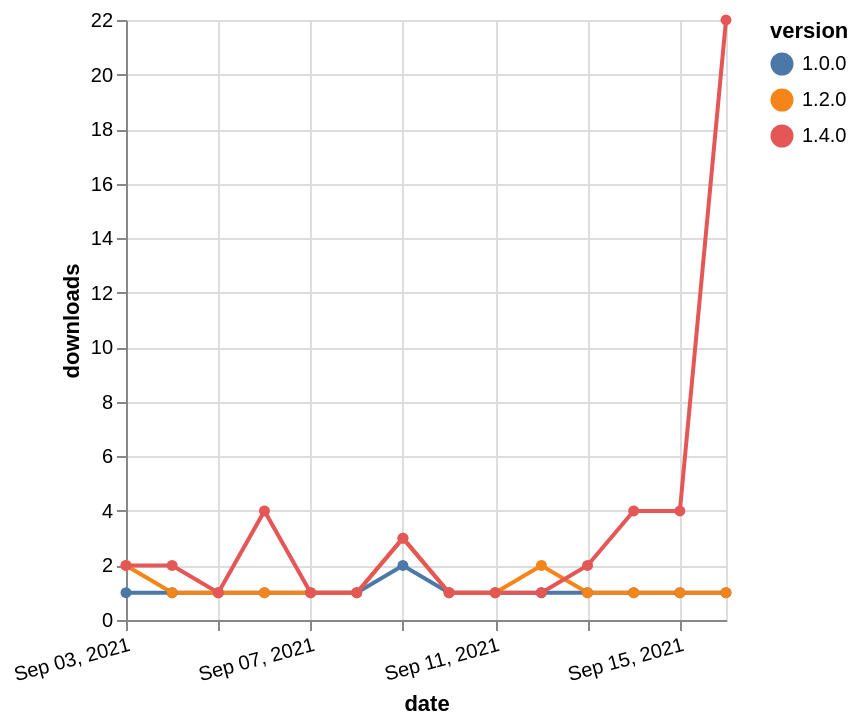

This figure's Vega-Lite source:
### Vega-Lite specification from a JSON file in a GitHub repository (floating-point values rounded to 4 significant figures)
{"$schema": "https://vega.github.io/schema/vega-lite/v5.json", "description": "A simple bar chart with embedded data.", "data": {"values": [{"date": "2021-09-03", "total": 191, "delta": 1, "version": "1.0.0"}, {"date": "2021-09-04", "total": 192, "delta": 1, "version": "1.0.0"}, {"date": "2021-09-05", "total": 193, "delta": 1, "version": "1.0.0"}, {"date": "2021-09-06", "total": 194, "delta": 1, "version": "1.0.0"}, {"date": "2021-09-07", "total": 195, "delta": 1, "version": "1.0.0"}, {"date": "2021-09-08", "total": 196, "delta": 1, "version": "1.0.0"}, {"date": "2021-09-09", "total": 198, "delta": 2, "version": "1.0.0"}, {"date": "2021-09-10", "total": 199, "delta": 1, "version": "1.0.0"}, {"date": "2021-09-11", "total": 200, "delta": 1, "version": "1.0.0"}, {"date": "2021-09-12", "total": 201, "delta": 1, "version": "1.0.0"}, {"date": "2021-09-13", "total": 202, "delta": 1, "version": "1.0.0"}, {"date": "2021-09-14", "total": 203, "delta": 1, "version": "1.0.0"}, {"date": "2021-09-15", "total": 204, "delta": 1, "version": "1.0.0"}, {"date": "2021-09-16", "total": 205, "delta": 1, "version": "1.0.0"}, {"date": "2021-09-03", "total": 216, "delta": 2, "version": "1.2.0"}, {"date": "2021-09-04", "total": 217, "delta": 1, "version": "1.2.0"}, {"date": "2021-09-05", "total": 218, "delta": 1, "version": "1.2.0"}, {"date": "2021-09-06", "total": 219, "delta": 1, "version": "1.2.0"}, {"date": "2021-09-07", "total": 220, "delta": 1, "version": "1.2.0"}, {"date": "2021-09-08", "total": 221, "delta": 1, "version": "1.2.0"}, {"date": "2021-09-09", "total": 224, "delta": 3, "version": "1.2.0"}, {"date": "2021-09-10", "total": 225, "delta": 1, "version": "1.2.0"}, {"date": "2021-09-11", "total": 226, "delta": 1, "version": "1.2.0"}, {"date": "2021-09-12", "total": 228, "delta": 2, "version": "1.2.0"}, {"date": "2021-09-13", "total": 229, "delta": 1, "version": "1.2.0"}, {"date": "2021-09-14", "total": 230, "delta": 1, "version": "1.2.0"}, {"date": "2021-09-15", "total": 231, "delta": 1, "version": "1.2.0"}, {"date": "2021-09-16", "total": 232, "delta": 1, "version": "1.2.0"}, {"date": "2021-09-03", "total": 158, "delta": 2, "version": "1.4.0"}, {"date": "2021-09-04", "total": 160, "delta": 2, "version": "1.4.0"}, {"date": "2021-09-05", "total": 161, "delta": 1, "version": "1.4.0"}, {"date": "2021-09-06", "total": 165, "delta": 4, "version": "1.4.0"}, {"date": "2021-09-07", "total": 166, "delta": 1, "version": "1.4.0"}, {"date": "2021-09-08", "total": 167, "delta": 1, "version": "1.4.0"}, {"date": "2021-09-09", "total": 170, "delta": 3, "version": "1.4.0"}, {"date": "2021-09-10", "total": 171, "delta": 1, "version": "1.4.0"}, {"date": "2021-09-11", "total": 172, "delta": 1, "version": "1.4.0"}, {"date": "2021-09-12", "total": 173, "delta": 1, "version": "1.4.0"}, {"date": "2021-09-13", "total": 175, "delta": 2, "version": "1.4.0"}, {"date": "2021-09-14", "total": 179, "delta": 4, "version": "1.4.0"}, {"date": "2021-09-15", "total": 183, "delta": 4, "version": "1.4.0"}, {"date": "2021-09-16", "total": 205, "delta": 22, "version": "1.4.0"}]}, "width": "container", "mark": {"type": "line", "point": {"filled": true}}, "encoding": {"x": {"field": "date", "type": "temporal", "timeUnit": "yearmonthdate", "title": "date", "axis": {"labelAngle": -15}}, "y": {"field": "delta", "type": "quantitative", "title": "downloads"}, "color": {"field": "version", "type": "nominal"}, "tooltip": {"field": "delta"}}}
